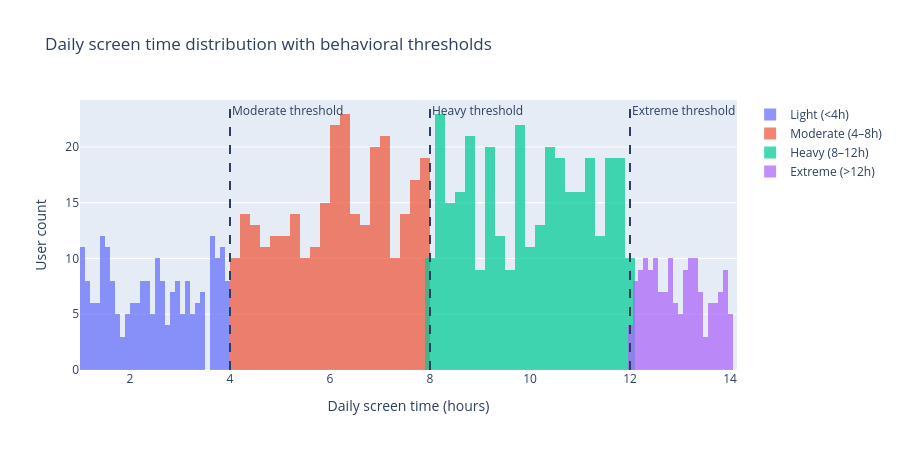
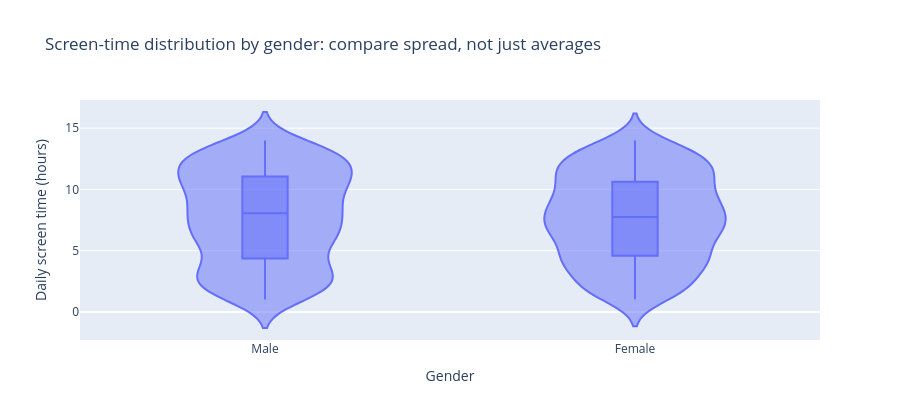

Notebook code for these charts, in order:
### Code cell
# ============================================================
# 2. Distribution deep dive: center, spread, tails, and segment boundaries
# ============================================================

screen_stats = df["Daily_Screen_Time_Hours"].describe(percentiles=[0.05, 0.1, 0.25, 0.5, 0.75, 0.9, 0.95]).to_frame("Daily_Screen_Time_Hours")
usage_stats = df[USAGE_COLS].describe(percentiles=[0.05, 0.1, 0.25, 0.5, 0.75, 0.9, 0.95]).T.round(3)

display(screen_stats)
display(usage_stats)

fig = go.Figure()
for seg in SEGMENT_ORDER:
    sub = df[df["Screen_Time_Segment"] == seg]
    fig.add_trace(go.Histogram(
        x=sub["Daily_Screen_Time_Hours"],
        name=seg,
        nbinsx=35,
        opacity=0.72,
    ))

fig.add_vline(x=4, line_dash="dash", annotation_text="Moderate threshold")
fig.add_vline(x=8, line_dash="dash", annotation_text="Heavy threshold")
fig.add_vline(x=12, line_dash="dash", annotation_text="Extreme threshold")
fig.update_layout(
    title="Daily screen time distribution with behavioral thresholds",
    xaxis_title="Daily screen time (hours)",
    yaxis_title="User count",
    barmode="overlay",
    height=450,
)
fig.show()

# Distribution by gender as an EDA check, not final design
fig = px.violin(
    df,
    x="Gender",
    y="Daily_Screen_Time_Hours",
    box=True,
    points=False,
    title="Screen-time distribution by gender: compare spread, not just averages",
    labels={"Daily_Screen_Time_Hours": "Daily screen time (hours)"},
)
fig.update_layout(height=420)
fig.show()

# Heavy-user rate by group for fast insight scan
heavy_by_age = (
    df.assign(Is_Heavy_Extreme=heavy_extreme_mask)
    .groupby("Age_Group", observed=False)["Is_Heavy_Extreme"]
    .mean()
    .mul(100)
    .reindex(AGE_ORDER)
    .reset_index(name="Heavy_Extreme_Rate_%")
)
display(heavy_by_age.round(2))

### Figure 1 — Plotly figure (JSON) as saved in the notebook; plotly's stock layout.template omitted (floating-point values rounded to 4 significant figures; data arrays with more than 128 entries replaced by an {"elided": "..."} marker saying what was removed)
{"data": [{"name": "Light (<4h)", "nbinsx": 35, "opacity": 0.72, "type": "histogram", "x": {"elided": "217 float values"}}, {"name": "Moderate (4–8h)", "nbinsx": 35, "opacity": 0.72, "type": "histogram", "x": {"elided": "295 float values"}}, {"name": "Heavy (8–12h)", "nbinsx": 35, "opacity": 0.72, "type": "histogram", "x": {"elided": "331 float values"}}, {"name": "Extreme (>12h)", "nbinsx": 35, "opacity": 0.72, "type": "histogram", "x": {"elided": "157 float values"}}], "layout": {"annotations": [{"showarrow": false, "text": "Moderate threshold", "x": 4, "xanchor": "left", "xref": "x", "y": 1, "yanchor": "top", "yref": "y domain"}, {"showarrow": false, "text": "Heavy threshold", "x": 8, "xanchor": "left", "xref": "x", "y": 1, "yanchor": "top", "yref": "y domain"}, {"showarrow": false, "text": "Extreme threshold", "x": 12, "xanchor": "left", "xref": "x", "y": 1, "yanchor": "top", "yref": "y domain"}], "barmode": "overlay", "height": 450, "shapes": [{"line": {"dash": "dash"}, "type": "line", "x0": 4, "x1": 4, "xref": "x", "y0": 0, "y1": 1, "yref": "y domain"}, {"line": {"dash": "dash"}, "type": "line", "x0": 8, "x1": 8, "xref": "x", "y0": 0, "y1": 1, "yref": "y domain"}, {"line": {"dash": "dash"}, "type": "line", "x0": 12, "x1": 12, "xref": "x", "y0": 0, "y1": 1, "yref": "y domain"}], "title": {"text": "Daily screen time distribution with behavioral thresholds"}, "xaxis": {"title": {"text": "Daily screen time (hours)"}}, "yaxis": {"title": {"text": "User count"}}}}

### Figure 2 — Plotly figure (JSON) as saved in the notebook; plotly's stock layout.template omitted (floating-point values rounded to 4 significant figures; data arrays with more than 128 entries replaced by an {"elided": "..."} marker saying what was removed)
{"data": [{"alignmentgroup": "True", "box": {"visible": true}, "hovertemplate": "Gender=%{x}<br>Daily screen time (hours)=%{y}<extra></extra>", "legendgroup": "", "marker": {"color": "#636efa"}, "name": "", "offsetgroup": "", "orientation": "v", "points": false, "scalegroup": "True", "showlegend": false, "type": "violin", "x": {"elided": "1000 str values"}, "x0": " ", "xaxis": "x", "y": {"elided": "1000 float values"}, "y0": " ", "yaxis": "y"}], "layout": {"height": 420, "legend": {"tracegroupgap": 0}, "title": {"text": "Screen-time distribution by gender: compare spread, not just averages"}, "violinmode": "group", "xaxis": {"anchor": "y", "domain": [0, 1], "title": {"text": "Gender"}}, "yaxis": {"anchor": "x", "domain": [0, 1], "title": {"text": "Daily screen time (hours)"}}}}
